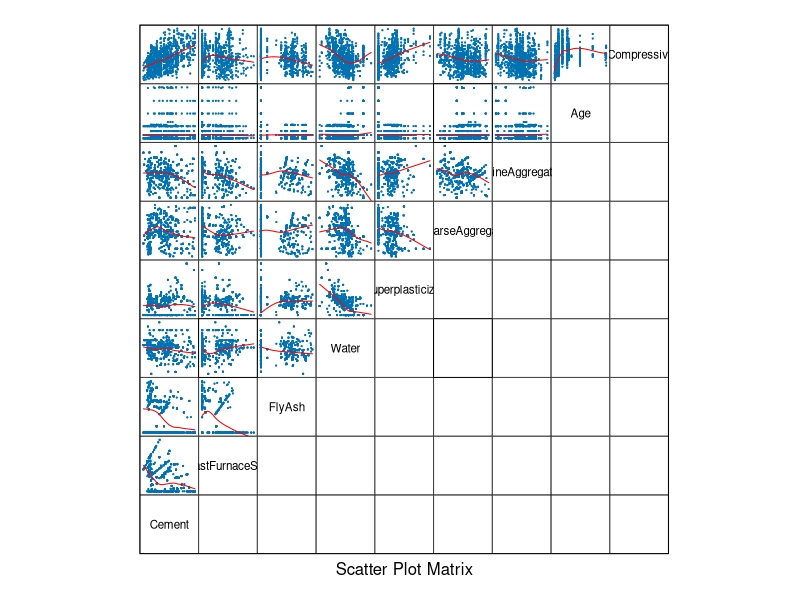
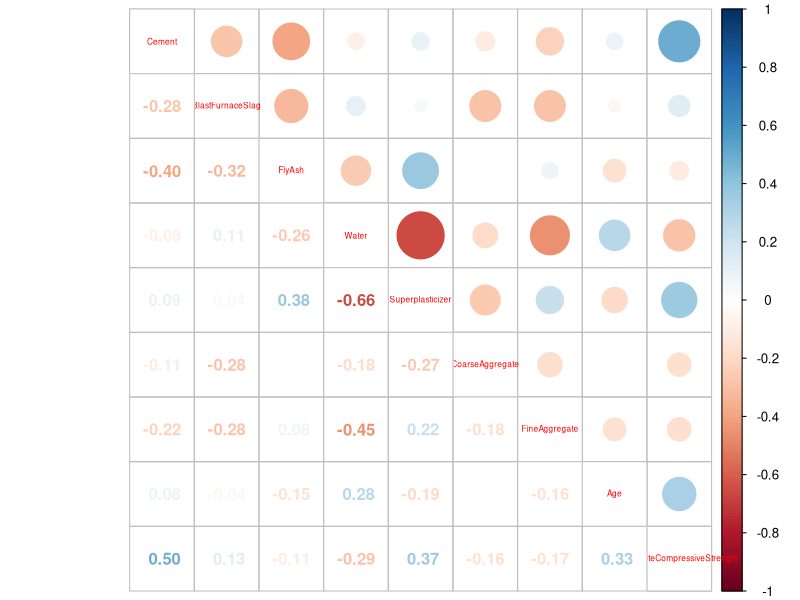
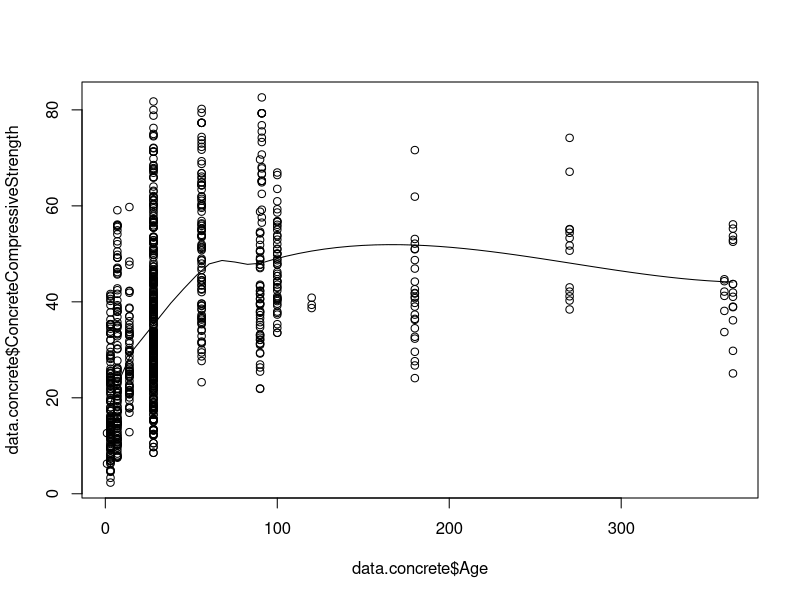
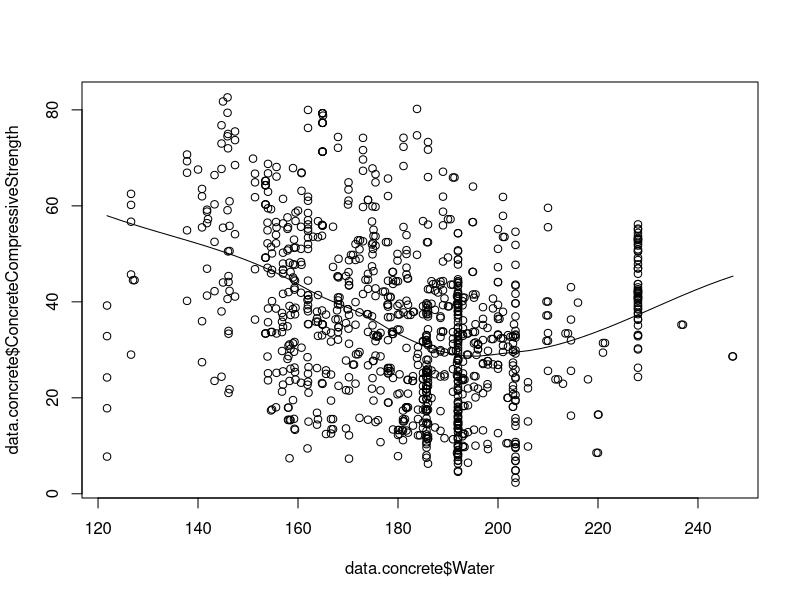

The R source for these figures, in order:
## ---- chunk 1
library("knitr")
library("e1071")
library("lattice")
library("corrplot")
library(stats)
library(MASS)
data.concrete <- read.csv("../data/Concrete_Data.csv", comment.char = "#")
check<- function(l){ 
  print(tune(lm, as.formula(l), data = data.concrete, tunecontrol = tune.control(sampling = "fix",fix = 2/3)))
}
model<- function(f){ 
  new_model = lm(as.formula(f),data.concrete)
  return (new_model)
}
## ---- chunk 2
summary(data.concrete)
splom(~data.concrete, data.concrete,upper.panel=function(x, y, ...) { panel.xyplot(x, y, ...); panel.loess(x, y, ..., col='red') },lower.panel=function(x, y, ...) { },
pscale=0, varname.cex=0.7, par.settings=simpleTheme(pch=13, cex=0.1))
corrplot.mixed(cor(data.concrete), tl.cex=0.5)
## ---- chunk 3
model1 <- model(ConcreteCompressiveStrength ~ Cement + BlastFurnaceSlag+FlyAsh + Water + Superplasticizer + CoarseAggregate + FineAggregate + Age)
summary(model1)
check(model1)
## ---- chunk 4
model2 <- model(ConcreteCompressiveStrength ~ Cement + BlastFurnaceSlag+FlyAsh + log(Water) + Superplasticizer+ FineAggregate + log(Age))
summary(model2)
check(model2)
## ---- chunk 5

scatter.smooth(data.concrete$Age, data.concrete$ConcreteCompressiveStrength)
data.concrete$ageFactor<-data.concrete$Age<90
scatter.smooth(data.concrete$Water, data.concrete$ConcreteCompressiveStrength)
data.concrete$waterFactor<-data.concrete$Water<190
model3 <- model(ConcreteCompressiveStrength ~ Cement + BlastFurnaceSlag+FlyAsh + waterFactor:log(Water) + Superplasticizer+ FineAggregate + ageFactor:log(Age))
summary(model3)
check(model3)
## ---- chunk 6
model2.aic<-stepAIC(model2)
summary(model2.aic)
check(model2.aic)

model3.aic<-stepAIC(model3)
summary(model3.aic)
check(model3.aic)
